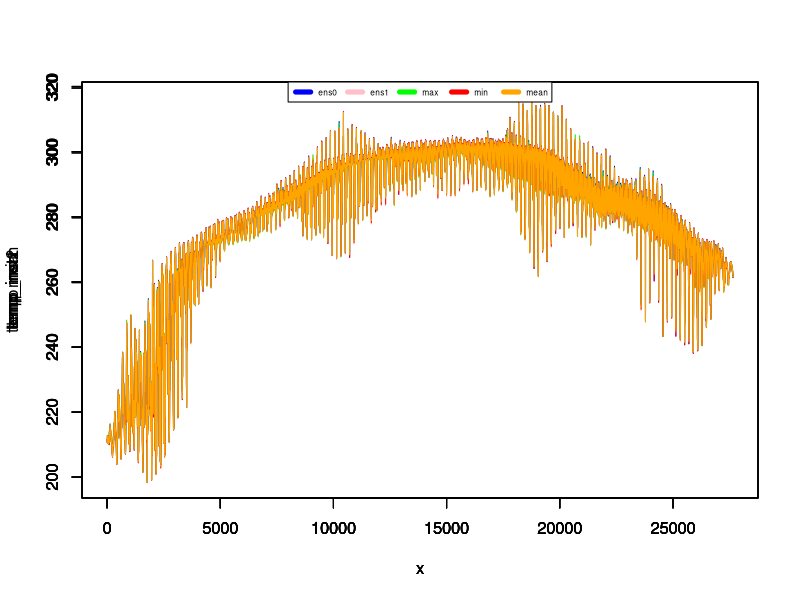
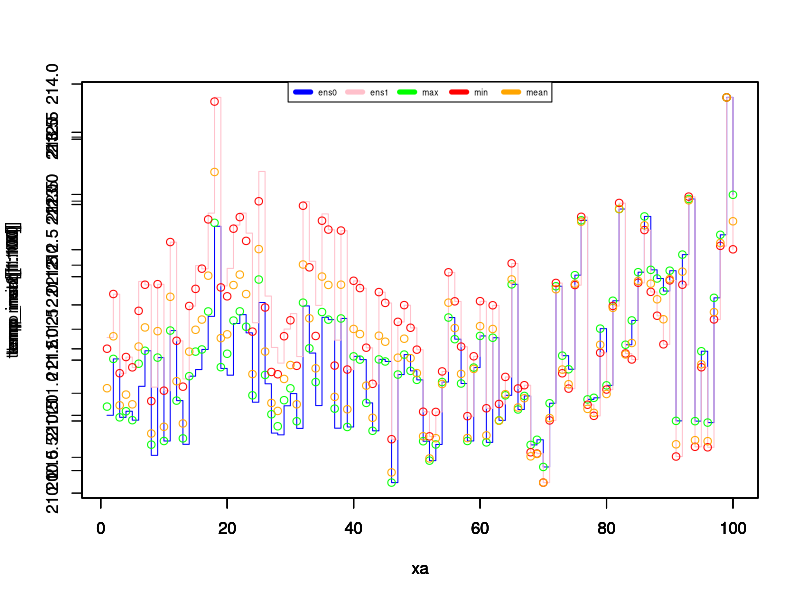
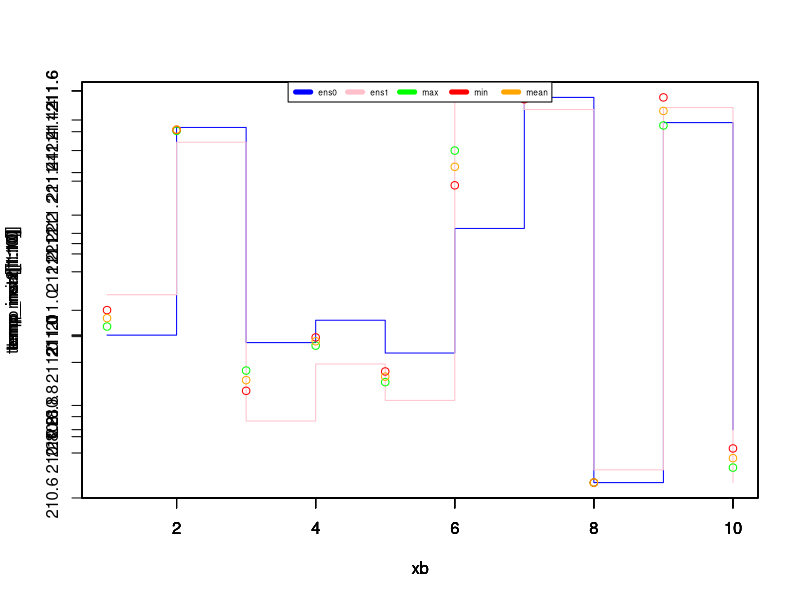
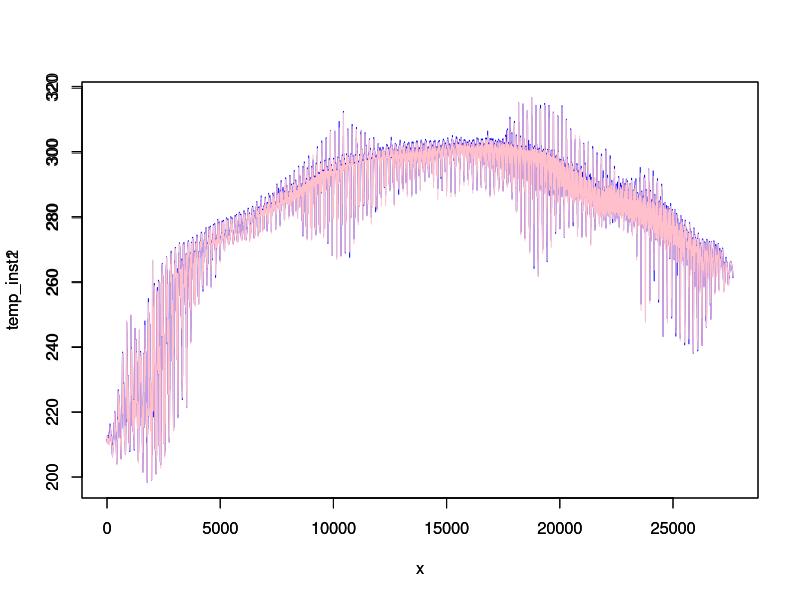
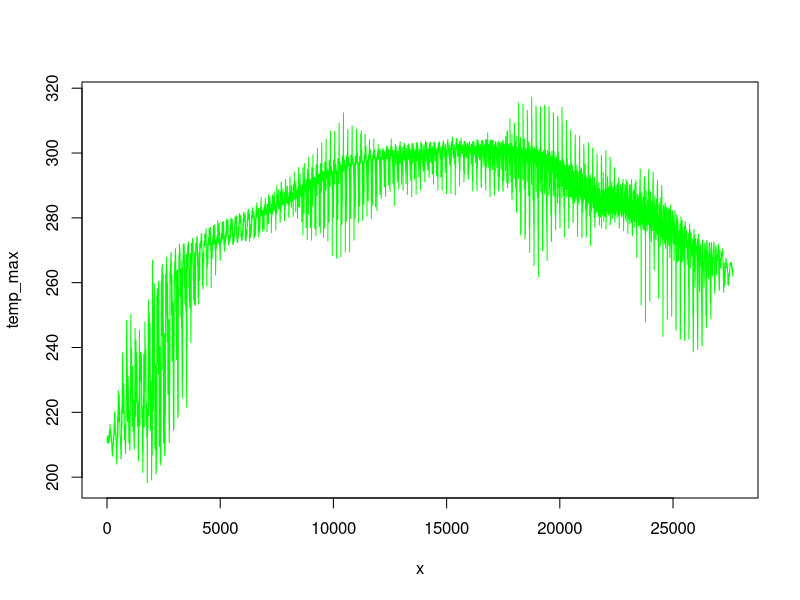
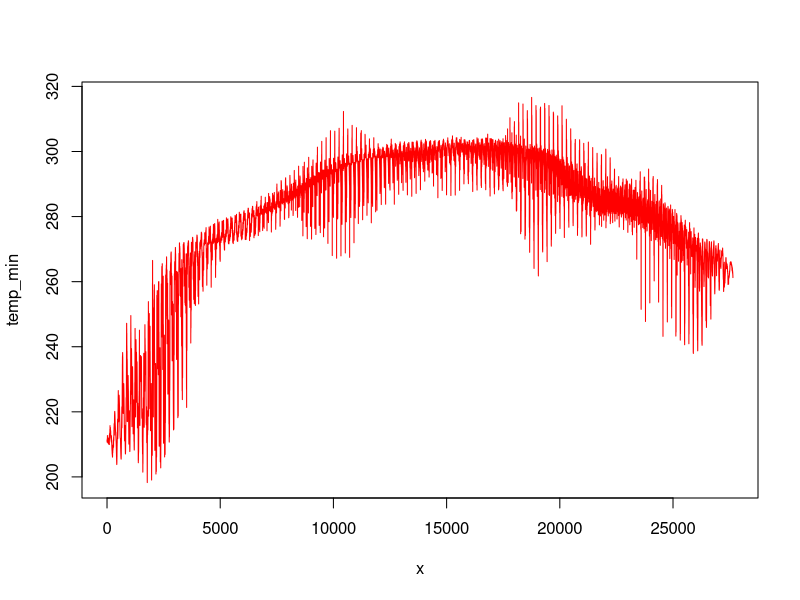
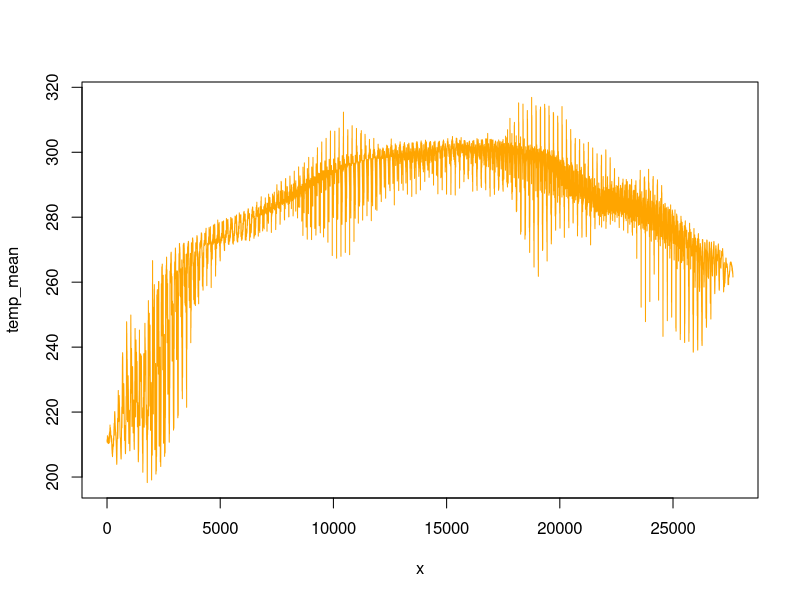

Here is the R script that generated these plots, in order:
#!/usr/bin/env Rscript

# ########################################################

pdf("temp.pdf") # either save all files in one pdf or the files in specific pdfs; find an option to automatise the choice

# temp_inst = read.csv("temp-inst.csv")
# temp_max = read.csv("temp-max.csv")
# temp_min = read.csv("temp-min.csv")
# temp_mean = read.csv("temp-mean.csv")

# data = read.table("test.csv", header=FALSE, sep = ',')
temp_inst1 = read.table("inst12.txt", header=FALSE, sep = ',')
temp_inst2 = read.table("inst22.txt", header=FALSE, sep = ',')
temp_max = read.table("max2.txt", header=FALSE, sep = ',')
temp_min = read.table("min2.txt", header=FALSE, sep = ',')
temp_mean = read.table("mean2.txt", header=FALSE, sep = ',')
temp_stdev = read.table("stdev2.txt", header=FALSE, sep = ',')

x1=length(temp_inst1)
x2=length(temp_inst2)
x3=length(temp_max)
x4=length(temp_min)
x5=length(temp_mean)
x6=length(temp_stdev)

print(x1)
print(x2)
print(x3)
print(x4)
print(x5)
print(x6)

x = seq(1, x1, 1)


plot(x,temp_inst1,type="l",col="blue") 
par(new = TRUE)
plot(x,temp_inst2,type="l",col="pink") 
par(new = TRUE)
plot(x,temp_max,type="l",col="green",) 
par(new = TRUE)
plot(x,temp_min,type="l",col="red") 
par(new = TRUE)
plot(x,temp_mean,type="l",col="orange") 
par(new = TRUE)
#lines(x,temp_stdev,col="pink")
plot_colors <- c("blue","pink","green","red","orange") 
par(new = TRUE)
legend(x = "top",inset = 0,
        legend = c("ens0", "ens1","max", "min","mean"), 
        col=plot_colors, lwd=5, cex=.5, horiz = TRUE)


xa = seq(1, 100, 1)


plot(xa,temp_inst1[1:100],type="s",col="blue")
par(new = TRUE)
plot(xa,temp_inst2[1:100],type="s",col="pink")
par(new = TRUE)
plot(xa,temp_max[1:100],type="p",col="green",)
par(new = TRUE)
plot(xa,temp_min[1:100],type="p",col="red")
par(new = TRUE)
plot(xa,temp_mean[1:100],type="p",col="orange")
par(new = TRUE)
#lines(x,temp_stdev,col="pink")
plot_colors <- c("blue","pink","green","red","orange")
par(new = TRUE)
legend(x = "top",inset = 0,
        legend = c("ens0", "ens1","max", "min","mean"),
        col=plot_colors, lwd=5, cex=.5, horiz = TRUE)


xb = seq(1, 10, 1)


plot(xb,temp_inst1[1:10],type="s",col="blue")
par(new = TRUE)
plot(xb,temp_inst2[1:10],type="s",col="pink")
par(new = TRUE)
plot(xb,temp_max[1:10],type="p",col="green",)
par(new = TRUE)
plot(xb,temp_min[1:10],type="p",col="red")
par(new = TRUE)
plot(xb,temp_mean[1:10],type="p",col="orange")
par(new = TRUE)
#lines(x,temp_stdev,col="pink")
plot_colors <- c("blue","pink","green","red","orange")
par(new = TRUE)
legend(x = "top",inset = 0,
        legend = c("ens0", "ens1","max", "min","mean"),
        col=plot_colors, lwd=5, cex=.5, horiz = TRUE)



plot(x,temp_inst1,type="l",col="blue")
par(new = TRUE)
plot(x,temp_inst2,type="l",col="pink")

plot(x,temp_max,type="l",col="green")

plot(x,temp_min,type="l",col="red")

plot(x,temp_mean,type="l",col="orange")

#plot(x,temp_stdev,col="pink")

#dev.off()
print("Graphics constructed with success!")
